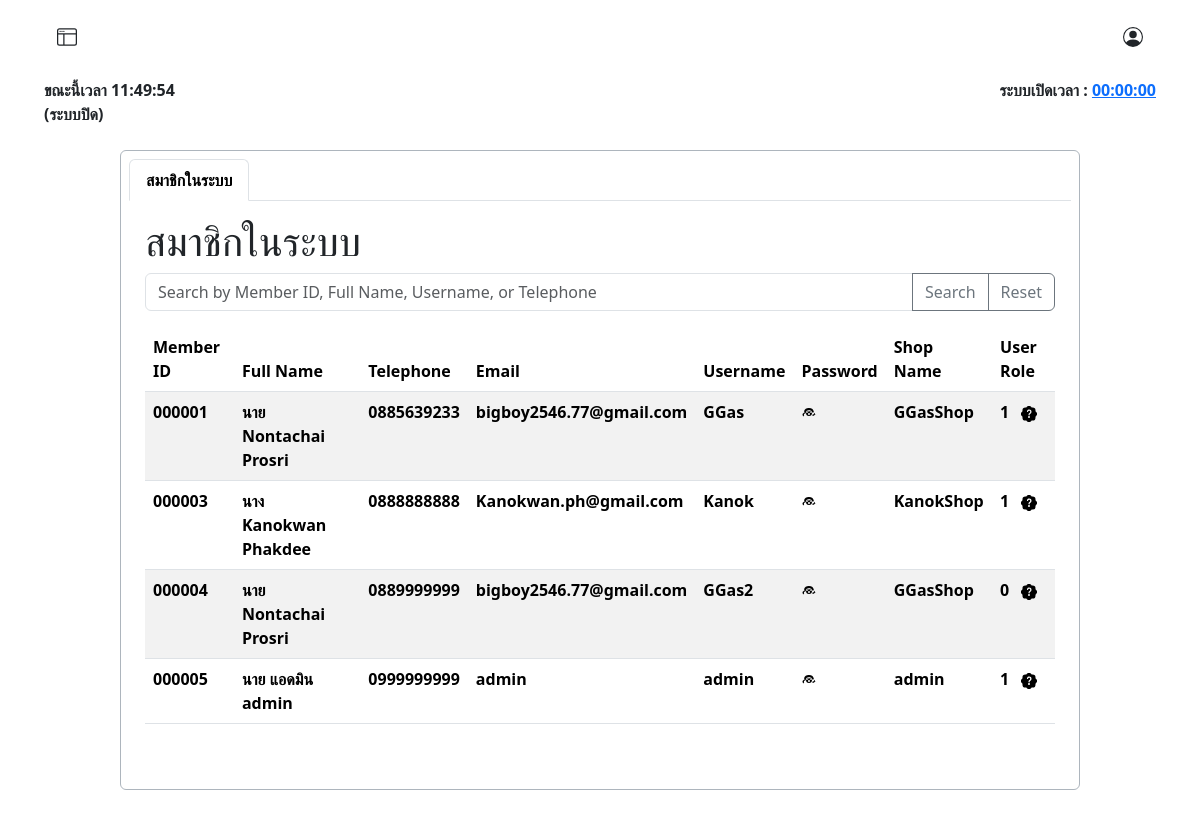
The app's page /admin/view_member.php (signed in), older data.
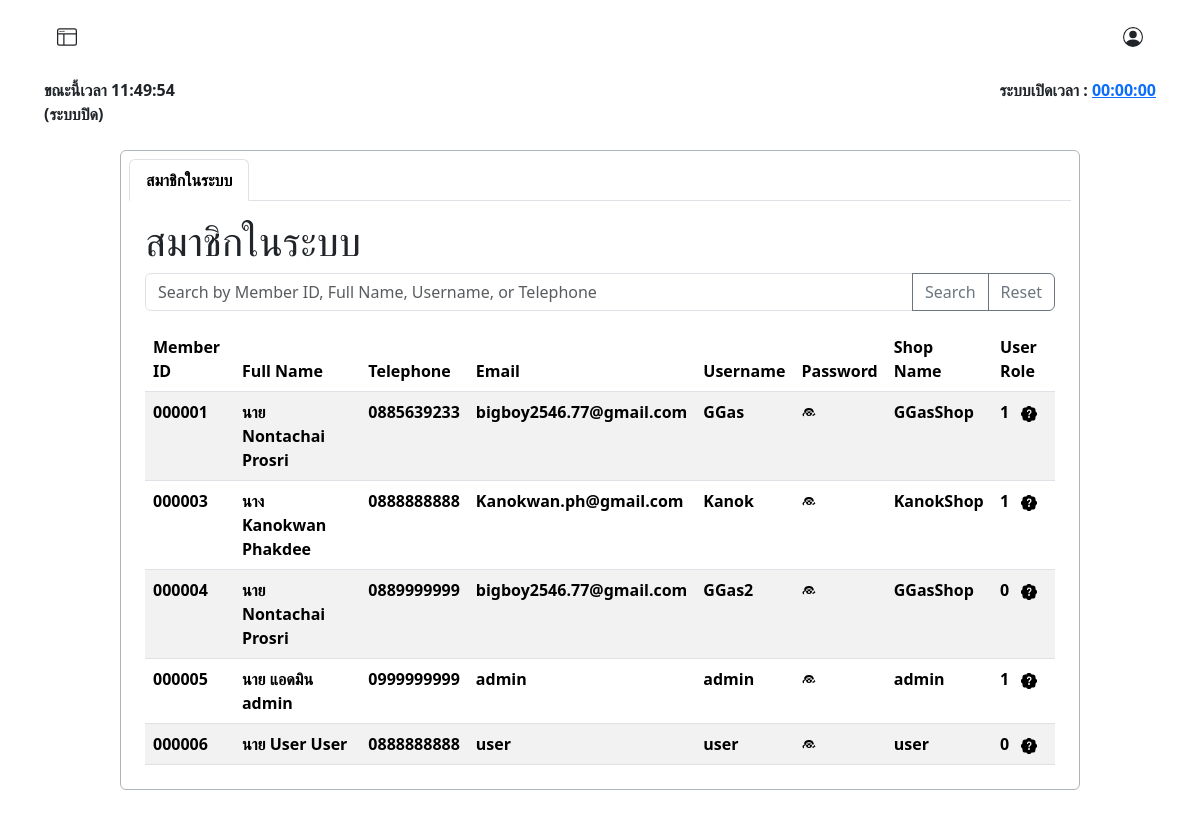
The same page, newer data.
### tables this page shows
CREATE TABLE `tbl_user` (
  `user_id` int(6) UNSIGNED ZEROFILL NOT NULL COMMENT 'รหัสลูกค้า',
  `prefix` enum('นาย','นาง','นางสาว') NOT NULL COMMENT 'คำนำหน้าชื่อ',
  `firstname` varchar(255) NOT NULL COMMENT 'ชื่อ',
  `lastname` varchar(255) NOT NULL COMMENT 'นามสกุล',
  `tel` varchar(11) NOT NULL COMMENT 'เบอร์โทรศัพท์',
  `email` varchar(255) NOT NULL COMMENT 'อีเมลล์',
  `username` varchar(255) NOT NULL COMMENT 'ชื่อผู้ใช้',
  `password` varchar(255) NOT NULL COMMENT 'รหัสผ่าน',
  `userrole` int(3) NOT NULL COMMENT '1=ลูกค้า,2=แอดมิน',
  `shop_name` varchar(50) NOT NULL COMMENT 'ชื่อร้านค้า'
);

### admin/view_member.php (the view, shortened to what this page needs)
<?php
require("../condb.php");
?>
<!DOCTYPE html>
<html lang="en">
<head>
    <link href="https://cdn.jsdelivr.net/npm/bootstrap@5.3.3/dist/css/bootstrap.min.css" rel="stylesheet">
</head>
<body>
    <?php
    include('./admin_nav.php');
    ?>
    <div class="container my-4 p-2 border border-dark-subtle rounded overflow-auto" style="width: 80%; height: 40rem;">
        <ul class="nav nav-tabs" id="myTab">
            <li class="nav-item">
                <a class="nav-link active" data-bs-toggle="tab" href="#categort"><strong>สมาชิกในระบบ</strong> </a>
            </li>
        </ul>
        <div class="tab-content" id="myTabContent">
            <div class="tab-pane fade show active mt-2 mx-2 p-2" id="categort">
                <div>
                    <h1>สมาชิกในระบบ</h1>
                </div>
                <div class="mt-2">
                    <form method="GET">
                        <div class="input-group mb-3">
                            <input class="form-control" type="text" name="search_query" placeholder="Search by Member ID, Full Name, Username, or Telephone">
                            <button class="btn btn-outline-secondary" type="submit">Search</button>
                            <a href="?reset=true" class="btn btn-outline-secondary">Reset</a>
                        </div>
                    </form>
                    <?php
                    $sql = "SELECT * FROM tbl_user";
                    $result = $conn->query($sql);
                    if ($result->num_rows > 0) {
                        echo "<table class='table table-striped'>";
                        echo "<thead>
                        <tr>
                            <th>Member ID</th>
                            <th>Full Name</th>
                            <th>Telephone</th>
                            <th>Email</th>
                            <th>Username</th>
                            <th>Password</th>
                            <th>Shop Name</th>
                            <th>User Role</th>
                        </tr>
                    </thead>";
                        echo "<tbody>";
                        while ($row = $result->fetch_assoc()) {
                            $fullmembername = $row["prefix"] . " " . $row["firstname"] . " " . $row["lastname"];
                            echo "<tr data-category-id='" . $row["user_id"] . "'>";
                            echo "<td><strong>" . $row["user_id"] . "</strong></td>";
                            echo "<td><strong>" . $fullmembername . "</strong></td>";
                            echo "<td><strong>" . $row["tel"] . "</strong></td>";
                            echo "<td><strong>" . $row["email"] . "</strong></td>";
                            echo "<td><strong>" . $row["username"] . "</strong></td>";
                            echo "<td><strong><span class='password-toggle' style='cursor: pointer;' data-password='" . $row["password"] . "'><svg xmlns='http://www.w3.org/2000/svg' width='16' height='16' fill='currentColor' class='bi bi-eye' viewBox='0 0 16 16'>
                        <path fill-rule='evenodd' d='M8 2a5 5 0 0 1 4.975 4.27C12.791 6.257 10.677 7 8 7c-2.677 0-4.79-.743-4.975-1.73A5 5 0 0 1 8 2zm0 2a3 3 0 1 0 0 6 3 3 0 0 0 0-6zM1.5 8a6.518 6.518 0 0 1 2.456-2.074l1.04 1.04A7.97 7.97 0 0 0 3 8c0 .526.05 1.039.144 1.534l-1.04 1.04A6.518 6.518 0 0 1 1.5 8zm13.956 1.534l-1.04-1.04A6.518 6.518 0 0 1 14.5 8a6.518 6.518 0 0 1-2.456 2.074l-1.04-1.04A7.97 7.97 0 0 0 13 8c0-.526-.05-1.039-.144-1.534zM9 4.5a.5.5 0 0 1 .5.5v.5a1.5 1.5 0 0 1-3 0v-.5a.5.5 0 1 1 1 0v.5a.5.5 0 0 0 .5.5zM8 9a1 1 0 1 0 0-2 1 1 0 0 0 0 2z'/>
                    </svg></span></strong></td>";
                            echo "<td><strong>" . $row["shop_name"] . "</strong></td>";
                            echo "<td><strong>" . $row["userrole"] . "</strong>
                                <span class='question-icon mx-2' data-bs-toggle='tooltip' data-bs-placement='right' title='0 ผู้ใช้งานทั่วไป&lt;br&gt;1 แอดมิน/ผู้ดูแลระบบ'>
                                    <svg xmlns='http://www.w3.org/2000/svg' width='16' height='16' fill='currentColor' class='bi bi-patch-question-fill' viewBox='0 0 16 16'>
                                        <path d='M5.933.87a2.89 2.89 0 0 1 4.134 0l.622.638.89-.011a2.89 2.89 0 0 1 2.924 2.924l-.01.89.636.622a2.89 2.89 0 0 1 0 4.134l-.637.622-.011.89a2.89 2.89 0 0 1-2.924 2.924l-.89-.01-.622.636a2.89 2.89 0 0 1-4.134 0l-.622-.637-.89.011a2.89 2.89 0 0 1-2.924-2.924l.01-.89-.636-.622a2.89 2.89 0 0 1 0-4.134l.637-.622-.011-.89a2.89 2.89 0 0 1 2.924-2.924l.89.01zM7.002 11a1 1 0 1 0 2 0 1 1 0 0 0-2 0m1.602-2.027c.04-.534.198-.815.846-1.26.674-.475 1.05-1.09 1.05-1.986 0-1.325-.92-2.227-2.262-2.227-1.02 0-1.792.492-2.1 1.29A1.7 1.7 0 0 0 6 5.48c0 .393.203.64.545.64.272 0 .455-.147.564-.51.158-.592.525-.915 1.074-.915.61 0 1.03.446 1.03 1.084 0 .563-.208.885-.822 1.325-.619.433-.926.914-.926 1.64v.111c0 .428.208.745.585.745.336 0 .504-.24.554-.627' />
                                    </svg>
                                </span>
                            </td>";
                            echo "</tr>";
                        }
                        echo "</tbody></table>";
                    } else {
                        echo "0 results";
                    }
                    ?>
                </div>
            </div>
        </div>
    </div>
</body>
</html>

### admin/admin_nav.php (shortened to what this page needs)
<nav class="row g-2">
    <div class="col-12 d-flex justify-content-between px-5 py-3">
        <div class="col-4">
            <button class="btn" type="button" data-bs-toggle="offcanvas" data-bs-target="#offcanvasWithBothOptions" aria-controls="offcanvasWithBothOptions">
            </button>
        </div>
        <button class="btn" type="button" data-bs-toggle="modal" data-bs-target="#ProfileModal">
        </button>
    </div>
    <div class="col-12 d-flex justify-content-between px-5">
        <strong>
            <div id="time"></div>
            <div id="#">(ระบบปิด)</div>
        </strong>
        <strong>
            <div id="#">ระบบเปิดเวลา : <a href="#">00:00:00</a></div>
        </strong>
    </div>
</nav>

Row changes from the older to the newer data that the page shows:
added tbl_user: user_id "000006", fullmembername "นาย User User", tel "0888888888", email "user", username "user", shop_name "user", userrole "0"
